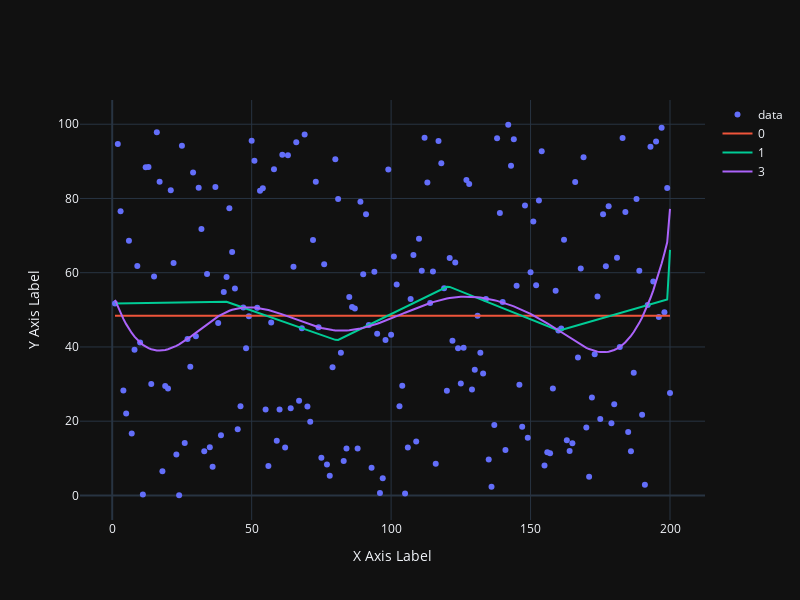

Write notebook code for a chart like this one.
### Markdown cell above
--------

## Options

### `order` (interpolation order)

The option `order` specifies the polynomial order of the B-spline basis. Its values are expected to be non-negative integers:

### Code cell
q_funcs = [quantile_regression(rand_data, knots = 5, probs = 0.5, order = i)[0] for i in [0, 1, 3]]
qr_plot(data = rand_data, q_funcs = q_funcs, probs = [0, 1, 3]).show()

### Figure 1 — Plotly figure (JSON) as saved in the notebook; plotly's stock layout.template omitted (floating-point values rounded to 4 significant figures; data arrays with more than 128 entries replaced by an {"elided": "..."} marker saying what was removed)
{"data": [{"mode": "markers", "name": "data", "type": "scatter", "x": {"elided": "200 int values"}, "y": {"elided": "200 float values"}}, {"mode": "lines", "name": "0", "type": "scatter", "x": {"elided": "200 int values"}, "y": {"elided": "200 float values"}}, {"mode": "lines", "name": "1", "type": "scatter", "x": {"elided": "200 int values"}, "y": {"elided": "200 float values"}}, {"mode": "lines", "name": "3", "type": "scatter", "x": {"elided": "200 int values"}, "y": {"elided": "200 float values"}}], "layout": {"height": 600, "width": 800, "xaxis": {"title": {"text": "X Axis Label"}}, "yaxis": {"title": {"text": "Y Axis Label"}}}}
